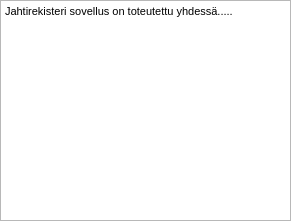
<?xml version="1.0" encoding="UTF-8"?>
<ui version="4.0">
 <class>Dialog</class>
 <widget class="QDialog" name="Dialog">
  <property name="geometry">
   <rect>
    <x>0</x>
    <y>0</y>
    <width>291</width>
    <height>221</height>
   </rect>
  </property>
  <property name="windowTitle">
   <string>Dialog</string>
  </property>
  <widget class="QTextBrowser" name="infoTextBrowser">
   <property name="geometry">
    <rect>
     <x>0</x>
     <y>0</y>
     <width>291</width>
     <height>221</height>
    </rect>
   </property>
   <property name="html">
    <string>&lt;!DOCTYPE HTML PUBLIC &quot;-//W3C//DTD HTML 4.0//EN&quot; &quot;http://www.w3.org/TR/REC-html40/strict.dtd&quot;&gt;
&lt;html&gt;&lt;head&gt;&lt;meta name=&quot;qrichtext&quot; content=&quot;1&quot; /&gt;&lt;style type=&quot;text/css&quot;&gt;
p, li { white-space: pre-wrap; }
&lt;/style&gt;&lt;/head&gt;&lt;body style=&quot; font-family:'MS Shell Dlg 2'; font-size:8.25pt; font-weight:400; font-style:normal;&quot;&gt;
&lt;p style=&quot; margin-top:0px; margin-bottom:0px; margin-left:0px; margin-right:0px; -qt-block-indent:0; text-indent:0px;&quot;&gt;Jahtirekisteri sovellus on toteutettu yhdessä.....&lt;/p&gt;
&lt;p style=&quot;-qt-paragraph-type:empty; margin-top:0px; margin-bottom:0px; margin-left:0px; margin-right:0px; -qt-block-indent:0; text-indent:0px;&quot;&gt;&lt;br /&gt;&lt;/p&gt;&lt;/body&gt;&lt;/html&gt;</string>
   </property>
   <property name="openExternalLinks">
    <bool>true</bool>
   </property>
  </widget>
 </widget>
 <resources/>
 <connections/>
</ui>
